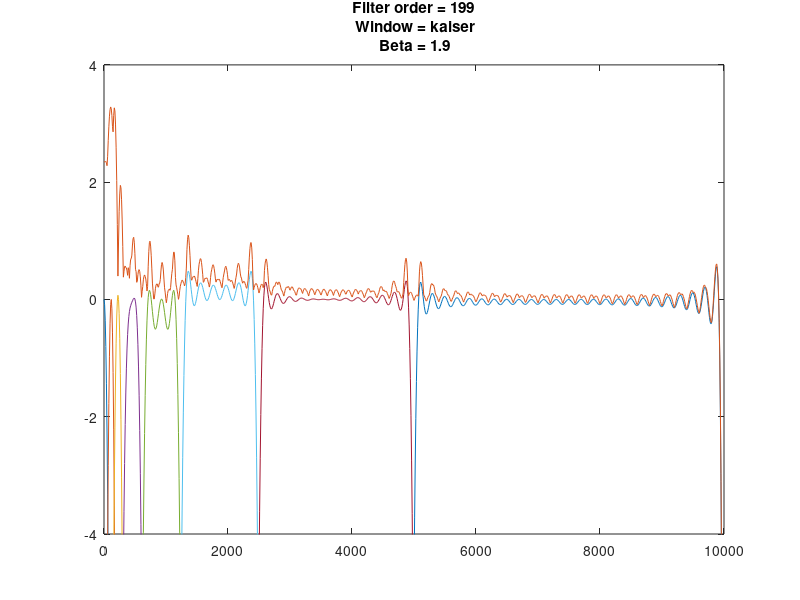

Write MATLAB code to recreate this figure.
% Title: filter_design.m
% Author: Mathias Lundell
% Date: 2011-04-12
% Description:
% File which generates coefficients for 8 filters of different order.

% 2011-05-09
% Changed sampling frequency to 20kHz. Added option to write coefficients
% to file.

clc;clear;

% Write to file? 
% 1 = yes, 0 = no
write_to_file = 0;

% Sampling frequency
fs = 20e3;

% Number of bits for coefficients.
bits = 13;

% Nyquist frequency
Nyquist = fs/2;

% Define order for all filters:
%filter_order = [211 211 211 211 157 127 31 15];
%filter_order = [64 64 64 64 64 64 64 64];
filter_order = [149 149 149 149 149 149 149 149];
for a = 1:5
beta = 0.1; % used with kaiser
filter_order = filter_order+10;
for c = 1:6;
    beta = beta + 0.3;
    % Define weights
    filter_weight = [1 1 1 1 1 1 1 1];

    % Cut-off frequencies
    fc = 1e4*1./[2^7, 2^6, 2^5, 2^4, 2^3, 2^2, 2^1, 1.0000001];

    % Normalized cut-off frequencies
    fc_norm = fc/Nyquist;

    % Generate coefficients
    win = kaiser(filter_order(1)+1, beta);
    b{1} = fir1(filter_order(1), fc_norm(1), 'low', win);
    for i = 2:8
        win = kaiser(filter_order(i)+1, beta);
        b{i} = fir1(filter_order(i), [fc_norm(i-1) fc_norm(i)], 'bandpass', win);
    end;

    % Weigh coefficients
    for i = 1:8
        b{i} = b{i}./filter_weight(i);
    end;

    % Calculate frequency response
    n = 1024; % Number of points to use
    [h1 w] = freqz(b{1}, 1, n);
    h2 = freqz(b{2}, 1, n);
    h3 = freqz(b{3}, 1, n);
    h4 = freqz(b{4}, 1, n);
    h5 = freqz(b{5}, 1, n);
    h6 = freqz(b{6}, 1, n);
    h7 = freqz(b{7}, 1, n);
    h8 = freqz(b{8}, 1, n);

    abs_h = [abs(h1) abs(h2) abs(h3) abs(h4) abs(h5) abs(h6) abs(h7) abs(h8)]';
    h_sum = sum(abs_h);

    dB = @(x) 20*log10(abs(x));

    % Plot frequency response
    figure(1)
    f = w*Nyquist/pi;
    plot(f, dB(h1), f, dB(h2), f, dB(h3), f, dB(h4), ...
        f, dB(h5), f, dB(h6), f, dB(h7), f, dB(h8), f, dB(h_sum));
    axis([0 10e3 -4 4]);
    s = sprintf('Filter order = %d\n Window = kaiser\n Beta = %d', ...
        filter_order(1), beta);
    title(s);
    pause(1.2);
end;
end;

if write_to_file == 1
coeff_bin = '';
coeff_max = 2^(bits-1)-1;
for m=1:8
    for i=1:filter_order(m)+1
        y = b{m}(i) * coeff_max;
        y=round(y);
        l{m,i} = int2bin(y, bits);
    end;
end;

%Now let's write them to a text file 
fid=fopen('coeff.txt','wt');
fprintf(fid,'(');
for m=1:8
    fprintf(fid,'(');
    for i=1:filter_order(m)
        %fprintf(fid,'%s,',l{i,1:end})
        %fprintf(fid,'tc(%i,%i)<="%s";', m, i, l{m,i});
        fprintf(fid,'"%s",',l{m,i});
    end
    if m ~= 8
        fprintf(fid,'"%s"),\n',l{m,end});
    else
        fprintf(fid,'"%s"));',l{m,end});
    end
end
fclose(fid);
end;
